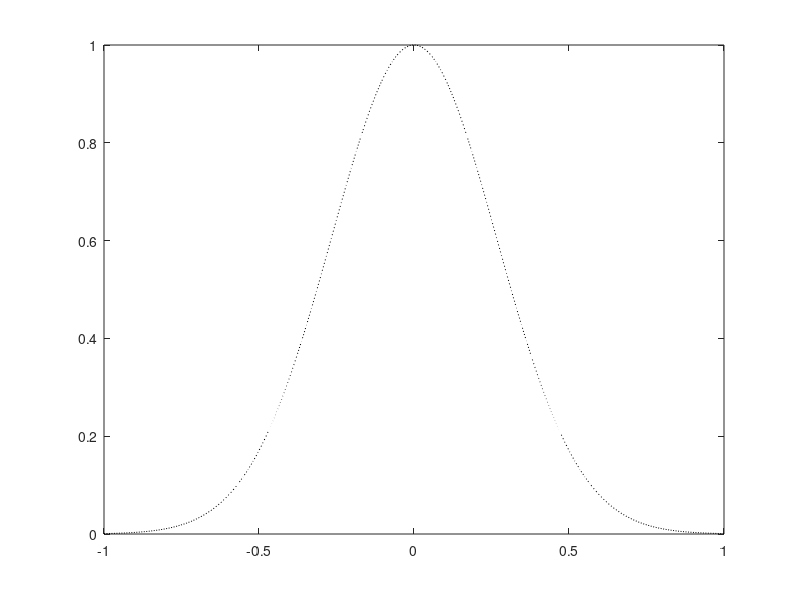

Write MATLAB code to recreate this figure. (Note: this script raises an error after producing the figure.)
% This script test the Cole-Hopf transform solver for Burgers equation.

%% Setup
nu = 1e-3; % viscosity
t = 0:.05:4; % sample instants
x = linspace(-1,1,500); % sample points
%%% f = @(x) 1+.1*sin(2*pi*x); % initial condition
f = @(x) exp(-9*pi/4*x.^2); % initial condition

%% Plot initial condition
plot(x,f(x),':k','DisplayName',sprintf('t = %g',0))
drawnow

%% Compute solution in time
y = burgersColeHopf(t,x,f,nu,x([1 end]));

%% Plot solution in time
hold on
h = plot(x,y(1,:),'DisplayName',sprintf('t = %g',t(1)));
hold off
xlabel('x')
ylabel('u')
title(sprintf('Viscosity: %g',nu))
legend('Location','Best')
for i = 2:numel(t)
    h.YData = y(i,:);
    h.DisplayName = sprintf('t = %g',t(i));
    pause(.1)
end